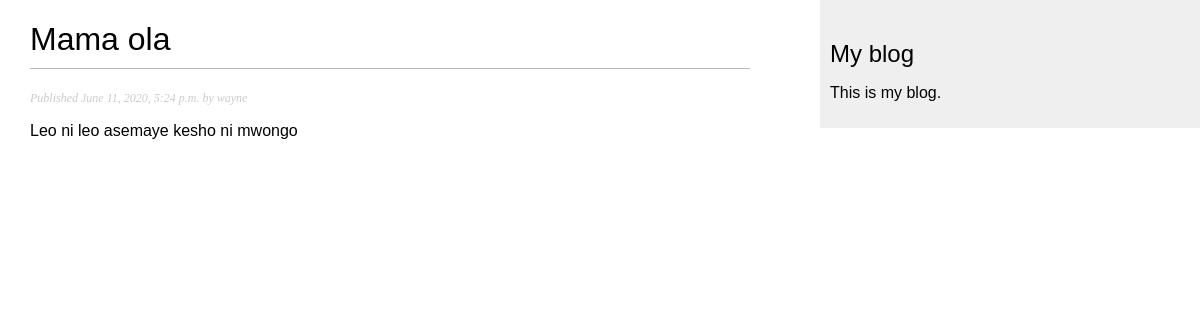
Screenshot of /blog/2020/6/11/lala/ with the database file from the repository.
### blog/models.py (models this page shows, shortened)
class Post(models.Model):
    STATUS_CHOICE = (
        ('draft', 'Draft'),
        ('published', 'Published'),
    )
    title = models.CharField(max_length=250)
    slug = models.SlugField(max_length=250,
                            unique_for_date='publish')
    author = models.ForeignKey(User,
                                on_delete = models.CASCADE,
                                related_name = 'blog_post')
    body = models.TextField()
    publish = models.DateTimeField(default=timezone.now)
    created = models.DateTimeField(auto_now_add = True)
    updated = models.DateTimeField(auto_now = True)
    status = models.CharField(max_length = 10,
                            choices = STATUS_CHOICE,
                            default='draft')
    class Meta:
        ordering = ('-publish',)
    objects = models.Manager() # default manager
    published = PublishedManager() # our custom manager

### blog/views.py (the view)
def post_detail(request, year, month, day, post):
    post = get_object_or_404(Post, slug=post,
                                    status='published',
                                    publish__year=year,
                                    publish__month= month,
                                    publish__day=day)
    return render(request, 'blog/post/detail.html', {'post':post})

### blog/templates/blog/post/detail.html (shortened to what this page needs)
{% extends "blog/base.html" %}
{% block content%}
    <h1>{{post.title}}</h1>
    <p class="date">
        Published {{post.publish}} by {{post.author}}
    </p>
    {{ post.body|linebreaks }}
{% endblock %}

### blog/static/css/blog.css (style rules this page uses)
body { margin:0; padding:0; font-family:helvetica, sans-serif; }
h1 { font-weight:normal; border-bottom:1px solid #bbb; padding:0 0 10px 0; }
p.date { color:#ccc; font-family: georgia, serif; font-size: 12px; font-style: italic; }

### rows the page displays
Post: title "Mama ola", publish "June 11, 2020, 5:24 p.m.", author "wayne", body "Leo ni leo asemaye kesho ni mwongo"
